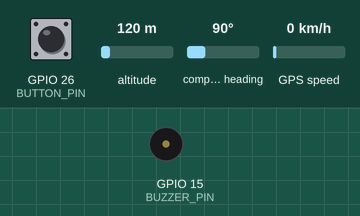
This sketch was run on a simulated ESP32. On the bench: buzzer (waves = sounding). The inputs (shaded band) are chosen by the test bench; at power-on: GPIO 26 (BUTTON_PIN) HIGH, altitude 120 m, compass heading 90°, GPS speed 0 km/h. WiFi joins after 1.5 s; servers stay silent unless stated; uploads are accepted with an empty reply; the GPS gets a fix after 3 s at 37.7749, -122.4194 with 8 satellites; web services answer with replies made up by the test bench; what the sketch prints to the serial monitor is not drawn.

Above: at 3.4 s.
3.5 s: GPIO 26 (BUTTON_PIN) pulled LOW for 0.15 s
At 3.69 s:
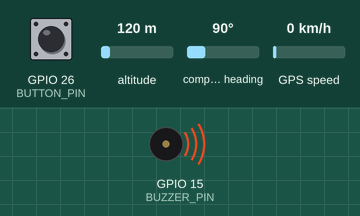
Timing chart, 0 to 10.1 s (numbered marks = the images above; inputs shaded):
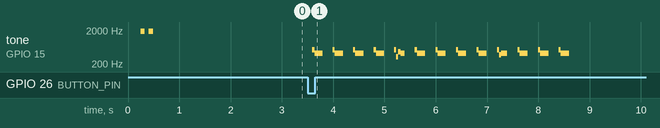

Measured:
- after the input at 3.5 s, tone on GPIO 15 (BUZZER_PIN): plays 519 Hz for 0.04 s, 417 Hz for 0.16 s, 519 Hz for 0.04 s, 417 Hz for 0.16 s, 519 Hz for 0.04 s, 417 Hz for 0.16 s … (29 notes in this stretch), starting after 0.10 s

The sketch:

transguard_esp32.ino
```cpp
/*
  TransGuard AI — Mobile Emergency SOS Unit (v2.3 Hotspot + Dual-Core Production Firmware)
  Target: DOIT ESP32 DEVKIT V1 (30-Pin) + Green Screw Expansion Board
  Verified Pins (COM5):
    - Buzzer: D15 / GPIO 15 (Active-Low Module: HIGH = Silent, LOW = Beep)
    - GPS: NEO-6M on Serial2 (RX2=GPIO 16, TX2=GPIO 17 @ 9600 baud)
    - Push Button: D26 / GPIO 26 (INPUT_PULLUP, triggers on LOW)
*/

#include <Arduino.h>
#include <WiFi.h>
#include <WiFiClientSecure.h>
#include <HTTPClient.h>
#include <HardwareSerial.h>
#include <TinyGPSPlus.h>

// ==========================================
// CONFIGURATION (HOTSPOT + VERIFIED CREDENTIALS)
// ==========================================
const char *WIFI_SSID = "CCTV BROADBAND";
const char *WIFI_PASSWORD = "Z3c0g7a1";

// Telegram Bot Credentials
const char *BOT_TOKEN = "9017514500:AAEOD2HIL3NkWFzzitRxwu6hr7lJBlcVXb8";
const char *CHAT_ID = "5408766784";

// TransGuard AI Backend IP on CCTV BROADBAND LAN (192.168.18.192)
const char *TRANSGUARD_API_URL = "http://192.168.18.192:5000/api/alerts/sos";
const char *DISPATCH_COMMAND_URL = "http://192.168.18.192:5000/api/alerts/command?vehicle_id=BUS_001";

// ==========================================
// PIN DEFINITIONS (EXACT VERIFIED PINOUT)
// ==========================================
const int BUZZER_PIN = 15; // D15 / GPIO 15 (Active-Low: HIGH = Silent, LOW = Active)
const int BUTTON_PIN = 26; // D26 / GPIO 26 (Red Push Button)
const int GPS_RX_PIN = 16; // RX2 -> GPS TX
const int GPS_TX_PIN = 17; // TX2 -> GPS RX

// ==========================================
// HARDWARE INSTANCES & STATE VARIABLES
// ==========================================
TinyGPSPlus gps;
HardwareSerial gpsSerial(2);

// Non-blocking 5-second alarm timer (Strictly controlled by Core 1)
volatile bool isAlarmActive = false;
unsigned long alarmStartTime = 0;
const unsigned long ALARM_DURATION = 5000; // 5 seconds (5000 ms)
const unsigned long PULSE_INTERVAL = 200;  // 200 ms ON / 200 ms OFF rhythm

unsigned long lastPulseToggle = 0;
bool pulseWindowOn = false;

// Software 2000Hz tone generator (Works on both Active & Passive buzzers)
unsigned long lastToneMicros = 0;
bool tonePinState = HIGH;
const unsigned long TONE_HALF_PERIOD_US = 250;

// Cross-Core Atomic Flags
volatile bool pendingSosNetworkDispatch = false;  // Core 1 -> Core 0 (Red button pressed)
volatile bool pendingRemoteAlarmTrigger = false; // Core 0 -> Core 1 (Dashboard approved alarm!)

// Button debounce variables
int lastButtonReading = HIGH;
int buttonState = HIGH;
unsigned long lastDebounceTime = 0;
const unsigned long DEBOUNCE_DELAY = 50;

// Shared GPS Coordinate Cache
volatile double currentLat = 10.5898;
volatile double currentLon = 76.0116;
volatile double currentSpeed = 0.0;
volatile uint32_t currentSatellites = 0;
volatile bool hasValidGps = false;

// Diagnostic & Fallback tracking
long lastTelegramUpdateId = 0;
int consecutiveLanFailures = 0;

TaskHandle_t networkTaskHandle = NULL;

// ==========================================
// FUNCTION DECLARATIONS
// ==========================================
void startFiveSecondAlarm();
void stopBuzzerCompletely();
void playBootChirp(int durationMs);
void sendTelegramAlert(double lat, double lon, double speed, uint32_t sats, bool hasFix);
void sendTransGuardAlert(double lat, double lon, double speed, bool hasFix);
void checkDispatchCommand();
void checkTelegramFallbackTrigger();
void networkWorkerTask(void *parameter);
String escapeJsonString(const String &input);

// ==========================================
// BUZZER CONTROL (EXECUTED ONLY ON CORE 1)
// ==========================================
void playBootChirp(int durationMs) {
  unsigned long start = millis();
  while (millis() - start < (unsigned long)durationMs) {
    digitalWrite(BUZZER_PIN, LOW);
    delayMicroseconds(TONE_HALF_PERIOD_US);
    digitalWrite(BUZZER_PIN, HIGH);
    delayMicroseconds(TONE_HALF_PERIOD_US);
  }
  digitalWrite(BUZZER_PIN, HIGH);
}

void startFiveSecondAlarm() {
  pinMode(BUZZER_PIN, OUTPUT);
  alarmStartTime = millis();
  lastPulseToggle = millis();
  lastToneMicros = micros();
  pulseWindowOn = true;
  isAlarmActive = true;
  digitalWrite(BUZZER_PIN, LOW);
  Serial.println("[BUZZER] 5-second pulsed SOS alarm STARTED on Pin 15.");
}

void stopBuzzerCompletely() {
  isAlarmActive = false;
  pulseWindowOn = false;
  pinMode(BUZZER_PIN, OUTPUT);
  digitalWrite(BUZZER_PIN, HIGH); // Force silent
  Serial.println("[BUZZER] 5-second timeout finished. Buzzer turned OFF.");
}

String escapeJsonString(const String &input) {
  String out = "";
  out.reserve(input.length() + 32);
  for (unsigned int i = 0; i < input.length(); i++) {
    char c = input.charAt(i);
    if (c == '\"') out += "\\\"";
    else if (c == '\\') out += "\\\\";
    else if (c == '\n') out += "\\n";
    else if (c == '\r') continue;
    else out += c;
  }
  return out;
}

// ==========================================
// SETUP (CORE 1)
// ==========================================
void setup() {
  pinMode(BUZZER_PIN, OUTPUT);
  digitalWrite(BUZZER_PIN, HIGH);

  Serial.begin(115200);
  delay(200);
  Serial.println("\n==================================================");
  Serial.println("  TransGuard AI — ESP32 Emergency SOS Unit v2.3");
  Serial.println("==================================================");

  pinMode(BUTTON_PIN, INPUT_PULLUP);
  gpsSerial.begin(9600, SERIAL_8N1, GPS_RX_PIN, GPS_TX_PIN);

  // Quick boot chirp test
  playBootChirp(80);
  delay(80);
  playBootChirp(80);

  WiFi.mode(WIFI_STA);
  WiFi.persistent(false);      // Avoid corrupted NVS Wi-Fi state & flash wear
  WiFi.setAutoReconnect(false); // Prevent ESP-IDF 30Hz "Set status to INIT" spam
  WiFi.disconnect(true);
  delay(150);
  WiFi.setTxPower(WIFI_POWER_15dBm); // Prevents USB brownout resets with GPS + Buzzer
  Serial.printf("[WIFI] Connecting to %s ", WIFI_SSID);
  WiFi.begin(WIFI_SSID, WIFI_PASSWORD);

  unsigned long wifiStart = millis();
  while (WiFi.status() != WL_CONNECTED && (millis() - wifiStart < 12000)) {
    delay(400);
    Serial.print(".");
  }

  if (WiFi.status() == WL_CONNECTED) {
    Serial.println("\n[WIFI] Connected successfully!");
    Serial.print("[WIFI] ESP32 IP Address: ");
    Serial.println(WiFi.localIP());
  } else {
    Serial.println("\n[WIFI] Initial timeout — background task will auto-reconnect.");
  }

  xTaskCreatePinnedToCore(
      networkWorkerTask,
      "NetworkWorkerTask",
      8192,
      NULL,
      1,
      &networkTaskHandle,
      0
  );

  Serial.println("[SYSTEM] Ready! Waiting for Red Button or Dashboard Approval...");
  Serial.println("==================================================");
}

// ==========================================
// MAIN REAL-TIME LOOP (CORE 1)
// ==========================================
void loop() {
  // 1. Trigger 5-second buzzer if React dashboard or cloud fallback approved an alarm
  if (pendingRemoteAlarmTrigger) {
    pendingRemoteAlarmTrigger = false;
    if (!isAlarmActive) {
      Serial.println("\n>>> [DASHBOARD APPROVED] REMOTE ALARM TRIGGERED BUZZER! <<<");
      startFiveSecondAlarm();
    }
  }

  // 2. Drive buzzer for exactly 5 seconds (non-blocking)
  if (isAlarmActive) {
    unsigned long nowMillis = millis();

    if (nowMillis - alarmStartTime >= ALARM_DURATION) {
      stopBuzzerCompletely();
    } else {
      if (nowMillis - lastPulseToggle >= PULSE_INTERVAL) {
        lastPulseToggle = nowMillis;
        pulseWindowOn = !pulseWindowOn;
        if (!pulseWindowOn) {
          digitalWrite(BUZZER_PIN, HIGH);
        }
      }

      if (pulseWindowOn) {
        unsigned long nowMicros = micros();
        if (nowMicros - lastToneMicros >= TONE_HALF_PERIOD_US) {
          lastToneMicros = nowMicros;
          tonePinState = !tonePinState;
          digitalWrite(BUZZER_PIN, tonePinState);
        }
      }
    }
  }

  // 3. Continuously read NEO-6M GPS bytes
  while (gpsSerial.available() > 0) {
    if (gps.encode(gpsSerial.read())) {
      if (gps.location.isValid() && gps.location.age() < 5000) {
        currentLat = gps.location.lat();
        currentLon = gps.location.lng();
        currentSpeed = gps.speed.isValid() ? gps.speed.kmph() : 0.0;
        hasValidGps = true;
      }
      if (gps.satellites.isValid()) {
        currentSatellites = gps.satellites.value();
      }
    }
  }

  // 4. Red Push Button debounce & trigger
  int reading = digitalRead(BUTTON_PIN);
  if (reading != lastButtonReading) {
    lastDebounceTime = millis();
  }

  if ((millis() - lastDebounceTime) > DEBOUNCE_DELAY) {
    if (reading != buttonState) {
      buttonState = reading;
      if (buttonState == LOW && !isAlarmActive) {
        Serial.println("\n>>> [SOS ALERT] PHYSICAL RED BUTTON PRESSED! <<<");
        startFiveSecondAlarm();
        pendingSosNetworkDispatch = true;
      }
    }
  }
  lastButtonReading = reading;
}

// ==========================================
// CORE 0 BACKGROUND TASK: NETWORK & DASHBOARD POLLING
// ==========================================
void networkWorkerTask(void *parameter) {
  unsigned long lastCommandPoll = 0;
  unsigned long lastTelegramPoll = 0;
  unsigned long lastWifiCheck = 0;
  const unsigned long COMMAND_POLL_INTERVAL = 1200;

  for (;;) {
    if (WiFi.status() != WL_CONNECTED && (millis() - lastWifiCheck >= 10000)) {
      lastWifiCheck = millis();
      Serial.printf("[WIFI] Not connected (status=%d). Retrying %s...\n", WiFi.status(), WIFI_SSID);
      WiFi.disconnect(false);
      vTaskDelay(200 / portTICK_PERIOD_MS);
      WiFi.begin(WIFI_SSID, WIFI_PASSWORD);
    }

    if (pendingSosNetworkDispatch) {
      pendingSosNetworkDispatch = false;

      double latSnapshot = currentLat;
      double lonSnapshot = currentLon;
      double speedSnapshot = currentSpeed;
      uint32_t satsSnapshot = currentSatellites;
      bool fixSnapshot = hasValidGps;

      if (WiFi.status() == WL_CONNECTED) {
        sendTelegramAlert(latSnapshot, lonSnapshot, speedSnapshot, satsSnapshot, fixSnapshot);
        sendTransGuardAlert(latSnapshot, lonSnapshot, speedSnapshot, fixSnapshot);
      }
    }

    if (!isAlarmActive && WiFi.status() == WL_CONNECTED &&
        (millis() - lastCommandPoll >= COMMAND_POLL_INTERVAL)) {
      lastCommandPoll = millis();
      checkDispatchCommand();
    }

    if (!isAlarmActive && WiFi.status() == WL_CONNECTED && consecutiveLanFailures >= 3 &&
        (millis() - lastTelegramPoll >= 3000)) {
      lastTelegramPoll = millis();
      checkTelegramFallbackTrigger();
    }

    vTaskDelay(20 / portTICK_PERIOD_MS);
  }
}

// ==========================================
// DISPATCH COMMAND POLLER (REACT DASHBOARD -> ESP32 BUZZER)
// ==========================================
void checkDispatchCommand() {
  HTTPClient http;
  // Piggyback live NEO-6M GPS coordinates onto the existing 1.2s poll (zero extra requests)
  String pollUrl = String(DISPATCH_COMMAND_URL);
  pollUrl += "&lat=" + String(currentLat, 6);
  pollUrl += "&lon=" + String(currentLon, 6);
  pollUrl += "&speed=" + String(currentSpeed, 1);
  pollUrl += "&sats=" + String(currentSatellites);
  pollUrl += "&gps_fix=" + String(hasValidGps ? 1 : 0);

  http.begin(pollUrl);
  http.setTimeout(1000);
  int httpCode = http.GET();

  if (httpCode == 200) {
    consecutiveLanFailures = 0;
    String payload = http.getString();
    String clean = payload;
    clean.replace(" ", "");
    clean.toLowerCase();

    if (clean.indexOf("\"trigger_alarm\":true") >= 0 ||
        clean.indexOf("\"trigger_alarm\":1") >= 0 ||
        clean.indexOf("\"trigger_alarm\":\"true\"") >= 0 ||
        clean.indexOf("\"approved\":true") >= 0 ||
        clean.indexOf("\"alarm\":true") >= 0) {
      Serial.println("\n[DASHBOARD POLL] Received trigger_alarm=true from TransGuard Backend!");
      pendingRemoteAlarmTrigger = true;
    }
  } else {
    consecutiveLanFailures++;
    if (consecutiveLanFailures == 1 || consecutiveLanFailures % 10 == 0) {
      Serial.printf("[POLL WARNING] Cannot reach %s (HTTP %d). Check backend on 0.0.0.0:5000 & Firewall.\n",
                    DISPATCH_COMMAND_URL, httpCode);
    }
  }
  http.end();
}

// ==========================================
// CLOUD FALLBACK POLLER (TELEGRAM BOT TRIGGER)
// ==========================================
void checkTelegramFallbackTrigger() {
  WiFiClientSecure client;
  client.setInsecure();
  HTTPClient https;

  String url = "https://api.telegram.org/bot" + String(BOT_TOKEN) +
               "/getUpdates?limit=1&offset=" + String(lastTelegramUpdateId + 1);

  if (https.begin(client, url)) {
    https.setTimeout(2500);
    int code = https.GET();
    if (code == 200) {
      String res = https.getString();
      int idIdx = res.indexOf("\"update_id\":");
      if (idIdx >= 0) {
        long newId = res.substring(idIdx + 12).toInt();
        if (lastTelegramUpdateId == 0) {
          lastTelegramUpdateId = newId;
        } else if (newId > lastTelegramUpdateId) {
          lastTelegramUpdateId = newId;
          String lower = res;
          lower.toLowerCase();
          if (lower.indexOf("alarm") >= 0 || lower.indexOf("approved") >= 0 ||
              lower.indexOf("confirm") >= 0 || lower.indexOf("/ring") >= 0) {
            Serial.println("\n[CLOUD FALLBACK] Remote Alarm Command received via Telegram Cloud!");
            pendingRemoteAlarmTrigger = true;
          }
        }
      }
    }
    https.end();
  }
}

// ==========================================
// 1. TELEGRAM ALERT DISPATCH (HTTPS TLS POST)
// ==========================================
void sendTelegramAlert(double lat, double lon, double speed, uint32_t sats, bool hasFix) {
  WiFiClientSecure client;
  client.setInsecure();

  HTTPClient https;
  String telegramUrl = "https://api.telegram.org/bot" + String(BOT_TOKEN) + "/sendMessage";

  String message = "🚨 <b>TRANSGUARD AI — EMERGENCY SOS!</b>\n";
  message += "Vehicle ID: <b>BUS_001</b>\n";
  message += "Driver triggered physical SOS panic button.\n\n";

  if (hasFix) {
    message += "📍 <b>GPS Status:</b> Live Satellite Lock (" + String(sats) + " sats)\n";
    message += "🌐 <b>Coordinates:</b> " + String(lat, 6) + ", " + String(lon, 6) + "\n";
    message += "⚡ <b>Speed:</b> " + String(speed, 1) + " km/h\n";
    message += "🗺️ <a href=\"https://maps.google.com/?q=" + String(lat, 6) + "," + String(lon, 6) + "\">Open Live Location in Google Maps</a>";
  } else {
    message += "⚠️ <b>GPS Status:</b> Satellite Fix Pending (" + String(sats) + " sats visible)\n";
    message += "📍 <b>Last/Fallback Coordinates:</b> " + String(lat, 6) + ", " + String(lon, 6) + "\n";
    message += "🗺️ <a href=\"https://maps.google.com/?q=" + String(lat, 6) + "," + String(lon, 6) + "\">Open Fallback Location in Google Maps</a>";
  }

  String escapedText = escapeJsonString(message);

  String jsonPayload = "{";
  jsonPayload += "\"chat_id\":\"" + String(CHAT_ID) + "\",";
  jsonPayload += "\"text\":\"" + escapedText + "\",";
  jsonPayload += "\"parse_mode\":\"HTML\",";
  jsonPayload += "\"disable_web_page_preview\":false";
  jsonPayload += "}";

  if (https.begin(client, telegramUrl)) {
    https.addHeader("Content-Type", "application/json");
    https.setTimeout(4000);
    int httpCode = https.POST(jsonPayload);
    if (httpCode == 200) {
      Serial.println("[TELEGRAM] Emergency alert delivered! (HTTP 200)");
    } else {
      Serial.printf("[TELEGRAM] Failed (HTTP %d)\n", httpCode);
    }
    https.end();
  }
}

// ==========================================
// 2. TRANSGUARD AI DASHBOARD ALERT DISPATCH
// ==========================================
void sendTransGuardAlert(double lat, double lon, double speed, bool hasFix) {
  HTTPClient http;
  http.begin(TRANSGUARD_API_URL);
  http.addHeader("Content-Type", "application/json");
  http.setTimeout(1500);

  String jsonPayload = "{";
  jsonPayload += "\"vehicle_id\":\"BUS_001\",";
  jsonPayload += "\"camera_id\":\"cam0\",";
  jsonPayload += "\"lat\":" + String(lat, 6) + ",";
  jsonPayload += "\"lon\":" + String(lon, 6) + ",";
  jsonPayload += "\"speed\":" + String(speed, 1) + ",";
  jsonPayload += "\"gps_fix\":" + String(hasFix ? "true" : "false");
  jsonPayload += "}";

  int httpCode = http.POST(jsonPayload);
  if (httpCode == 200 || httpCode == 201) {
    Serial.printf("[DASHBOARD] TransGuard Dashboard Updated! (HTTP %d)\n", httpCode);
  } else {
    Serial.printf("[DASHBOARD] Unreachable (HTTP %d)\n", httpCode);
  }
  http.end();
}
```
